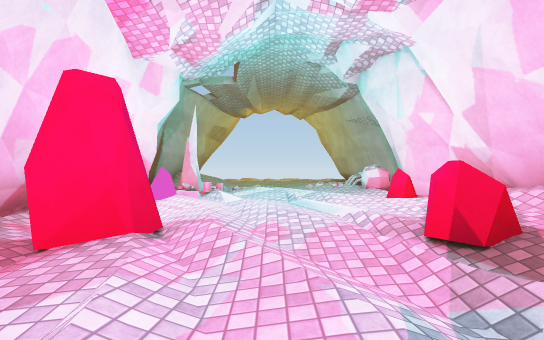
[1] (above)

12 first-person views from a walk through a 3-D level made in the Unity game engine. The camera is 1.2 m above the floor, looks level and sees 85° across. The floor is counted in squares, 2 m on a side. Each view is taken from the middle of a square. On the plan, view 1 faces up. The plan holds only what a view shows up to about 9 squares ahead; the rest is blank. The place goes on beyond the plan. The player character is not drawn. Surface patterns are stand-ins for the level's own textures.

[2]
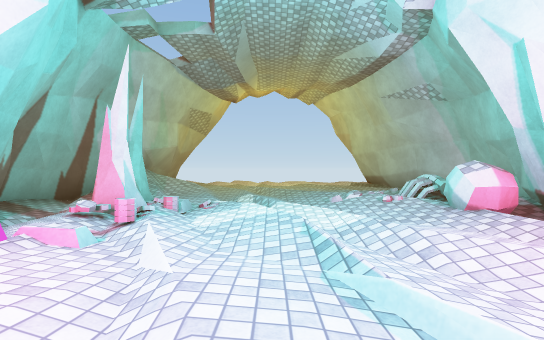

[3]
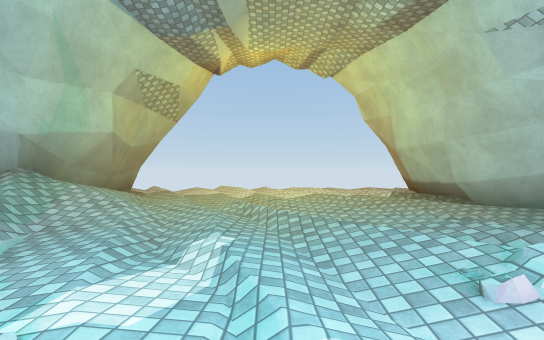

[4]
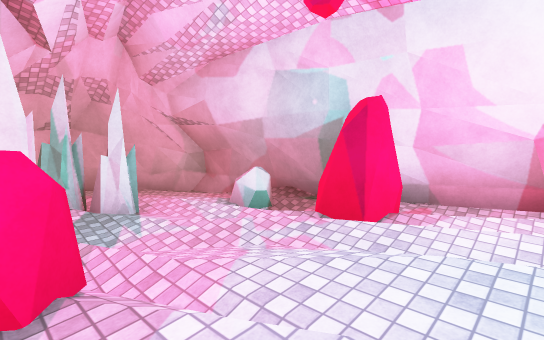

[5]
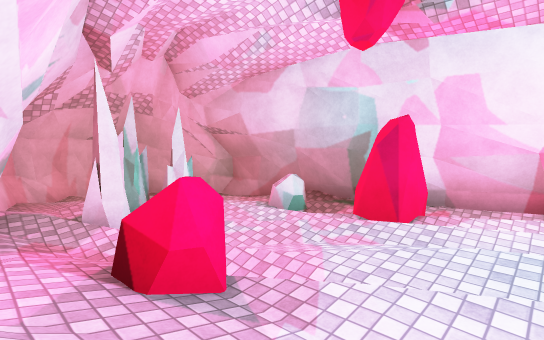

[6]
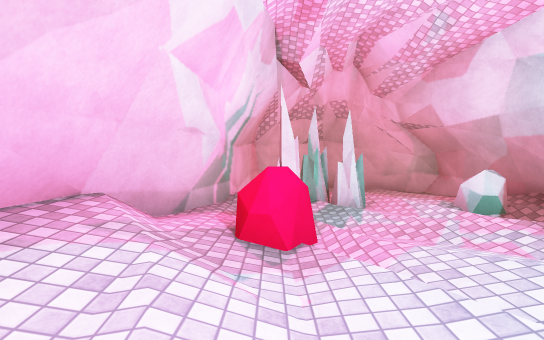

[7]
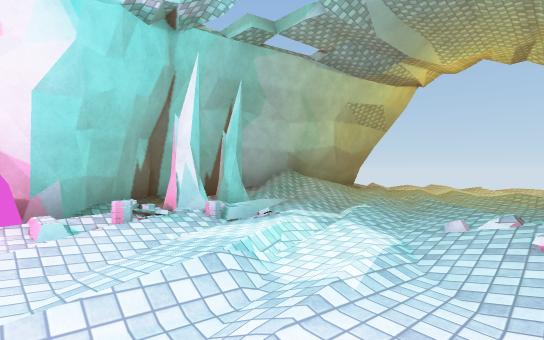

[8]
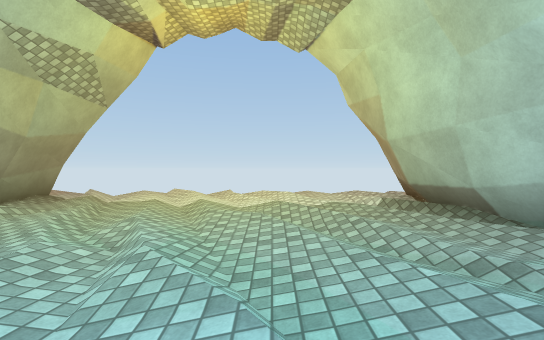

[9]
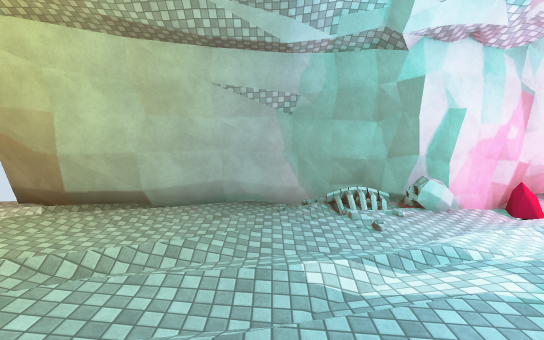

[10]
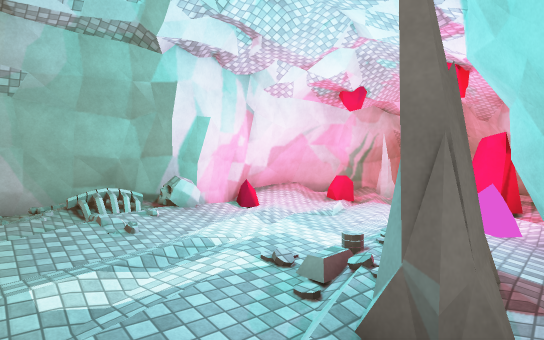

[11]
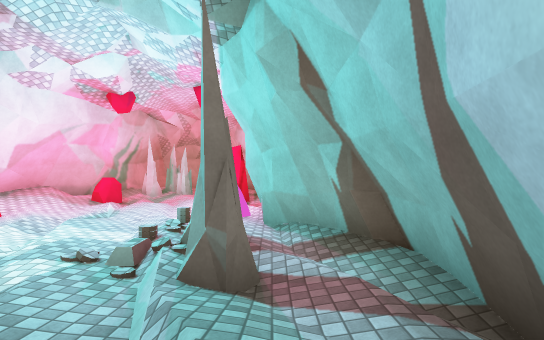

[12]
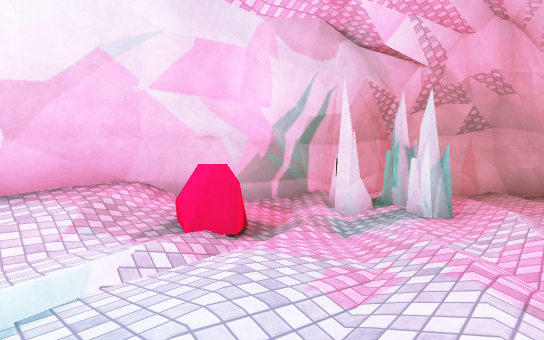

### Floor plan
Key: @ floor where view 1 was taken; # wall or solid block; . main floor; : floor 0.25 m higher than the main floor; - floor 0.25 m lower than the main floor; + floor 0.5 m higher than the main floor; / step, stairs or slope; B bones; R rock; O other object.
Columns run from 4 left of view 1 to 4 right of it. Each row starts with its distance up from view 1.
 18 /../...-.
 17 #/./-/..#
 16 #..-.../#
 15 #./.....#
 14 #:...//.#
 13 #/.//...#
 12 #//././.#
 11 #/.-./:O#
 10 #.O....+#
  9 #.O...BB#
  8 #.O./..##
  7 ##O../..#
  6  #R....R#
  5 #..../.:#
  4 #-..././#
  3 ##R/-.R/#
  2  #-../-##
  1  #R---/#
  0  #..@OO#
 -1  #..//:#
 -2  #...::#
 -3  ###../#
 -4    #####

Positions as (right, up) in squares from view 1, and headings:
1: (0, 0), facing up
2: (0, 4), facing up
3: (0, 8), facing up
4: (2, 5), facing down-left
5: (3, 5), facing down-left
6: (2, 6), facing down
7: (2, 6), facing up-left
8: (1, 10), facing up
9: (-3, 11), facing right
10: (-3, 11), facing down-right
11: (-3, 12), facing down
12: (-1, 5), facing down-right
